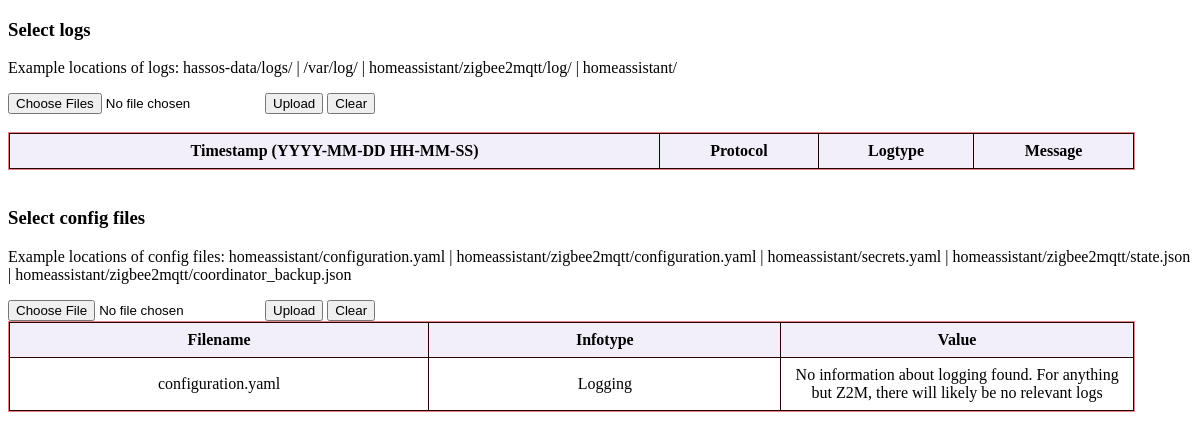
Before: / with the older database file.
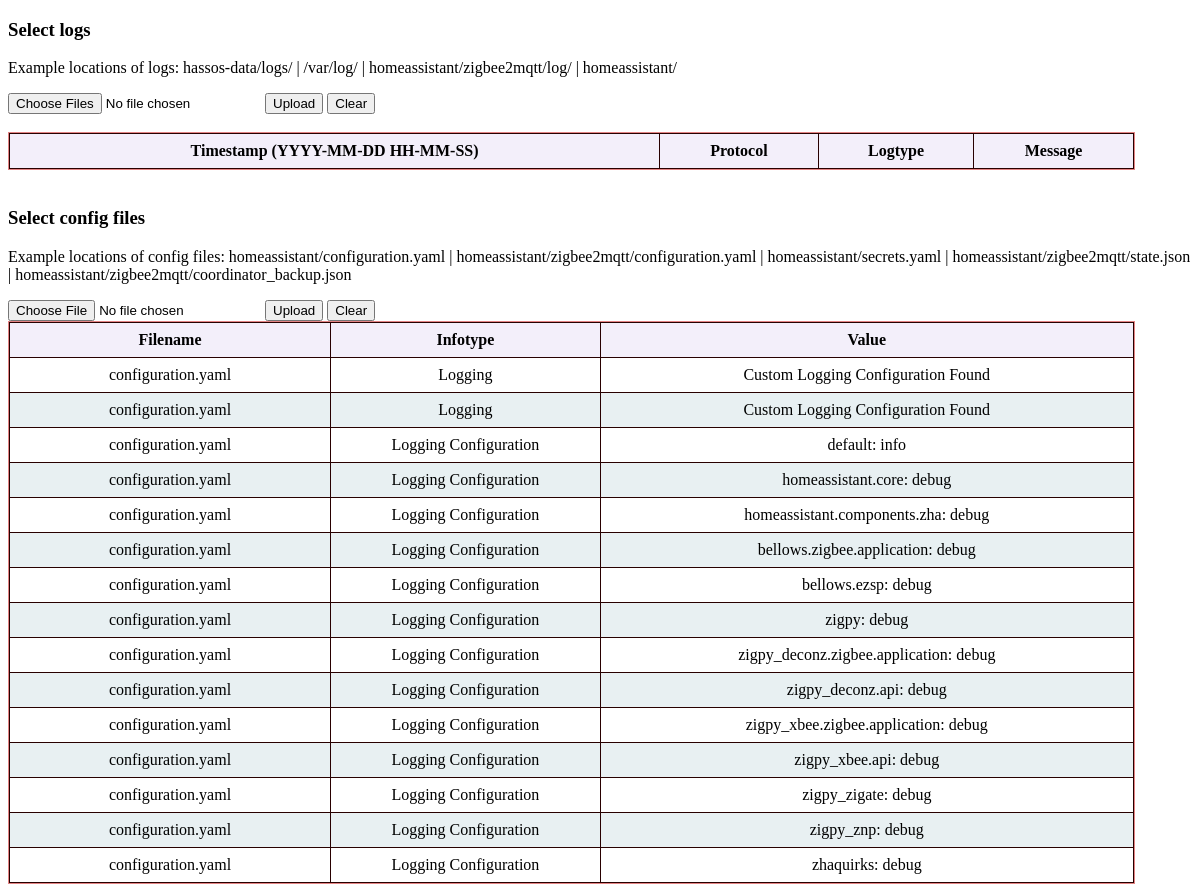
After: the same page with the newer database file.
### app.py (models this page shows)
class ConfigEntry(db.Model):
    __tablename__ = "config_entries"
    id = db.Column(db.Integer, primary_key=True)
    filename = db.Column(db.String)
    infotype = db.Column(db.String)
    value = db.Column(db.String)

### app.py (the view)
@app.route("/", methods=['GET'])
def index():
    log_entries = LogEntry.query.order_by(LogEntry.timestamp).all()
    config_entries = ConfigEntry.query.order_by(ConfigEntry.infotype).all()
    return render_template("index.html", log_entries=log_entries, config_entries=config_entries)

### templates/index.html (shortened to what this page needs)
{% extends 'base.html' %}
{% block body %}
    <div class="content">
        <h3>Select logs</h3>
        <p>Example locations of logs: hassos-data/logs/ | /var/log/ | homeassistant/zigbee2mqtt/log/ | homeassistant/</p>
        <form action="/uploadlogs" method="post" enctype="multipart/form-data">
            <input type="file" name="logfiles" value="Select logs" multiple>
            <input type="submit" value="Upload">
            <input type="button" value="Clear" onclick="window.location.href='/clearlogs'">
        </form>
        <br>
        <div class="log-table">
            <table>
            <tr>
                <th>Timestamp (YYYY-MM-DD HH-MM-SS)</th>
                <th>Protocol</th>
                <th>Logtype</th>
                <th>Message</th>
            </tr>
            </table>
        </div>
        <br>
        <h3>Select config files</h3>
        <p>Example locations of config files: homeassistant/configuration.yaml | homeassistant/zigbee2mqtt/configuration.yaml | homeassistant/secrets.yaml | homeassistant/zigbee2mqtt/state.json | homeassistant/zigbee2mqtt/coordinator_backup.json</p>
        <form action="/uploadconfigfiles" method="post" enctype="multipart/form-data">
            <input type="file" name="configfiles">
            <input type="submit" value="Upload">
            <input type="button" value="Clear" onclick="window.location.href='/clearconfigfiles'">
        </form>
        <div class="config-table">
            <table>
            <tr>
                <th>Filename</th>
                <th>Infotype</th>
                <th>Value</th>
            </tr>
            {% for config_entry in config_entries %}
                <tr>
                    {% autoescape false %}
                        <td class="filename">{{ config_entry.filename }}</td>
                        <td class="infotype">{{ config_entry.infotype }}</td>
                        <td class="value">{{ config_entry.value }}</td>
                    {% endautoescape %}
                </tr>
            {% endfor %}
            </table>
        </div>
    </div>
{% endblock %}

### templates/base.html (shortened to what this page needs)
<!DOCTYPE html>
<html lang="en">
<head>
    <link rel="stylesheet" href="{{ url_for('static', filename='styles/style.css') }}">
</head>
<body>
    {% block body %}
    {% endblock %}
</body>
</html>

### static/styles/style.css (style rules this page uses)
html, body { margin: 1; font: sans-serif; }
table { border-collapse: collapse; table-layout: auto; width: 100% }
th, td { border: 1px solid #280000; padding: 8px; }
th { background: #f3effa; }
td { text-align: center; width: 100px; }
.log-table tr:nth-child(odd) { background-color: #e8f0f2; }
.log-table { max-height: 1000px; overflow-y: auto; overflow-x: hidden; width: 95%; border: 1px solid #c90e0e83; }
.config-table tr:nth-child(odd) { background-color: #e8f0f2; }
.config-table { max-height: 1000px; overflow-y: auto; overflow-x: hidden; width: 95%; border: 1px solid #c90e0e83; }

Changed rows visible on the page:
changed ConfigEntry (number 1 of 15 on the later page): value "No information about logging found. For anything but Z2M, there will likely be no relevant logs" → "Custom Logging Configuration Found"
added ConfigEntry: filename "configuration.yaml", infotype "Logging", value "Custom Logging Configuration Found"
added ConfigEntry: filename "configuration.yaml", infotype "Logging Configuration", value "default: info"
added ConfigEntry: filename "configuration.yaml", infotype "Logging Configuration", value "homeassistant.core: debug"
added ConfigEntry: filename "configuration.yaml", infotype "Logging Configuration", value "homeassistant.components.zha: debug"
added ConfigEntry: filename "configuration.yaml", infotype "Logging Configuration", value "bellows.zigbee.application: debug"
added ConfigEntry: filename "configuration.yaml", infotype "Logging Configuration", value "bellows.ezsp: debug"
added ConfigEntry: filename "configuration.yaml", infotype "Logging Configuration", value "zigpy: debug"
added ConfigEntry: filename "configuration.yaml", infotype "Logging Configuration", value "zigpy_deconz.zigbee.application: debug"
added ConfigEntry: filename "configuration.yaml", infotype "Logging Configuration", value "zigpy_deconz.api: debug"
added ConfigEntry: filename "configuration.yaml", infotype "Logging Configuration", value "zigpy_xbee.zigbee.application: debug"
added ConfigEntry: filename "configuration.yaml", infotype "Logging Configuration", value "zigpy_xbee.api: debug"
added ConfigEntry: filename "configuration.yaml", infotype "Logging Configuration", value "zigpy_zigate: debug"
added ConfigEntry: filename "configuration.yaml", infotype "Logging Configuration", value "zigpy_znp: debug"
added ConfigEntry: filename "configuration.yaml", infotype "Logging Configuration", value "zhaquirks: debug"
